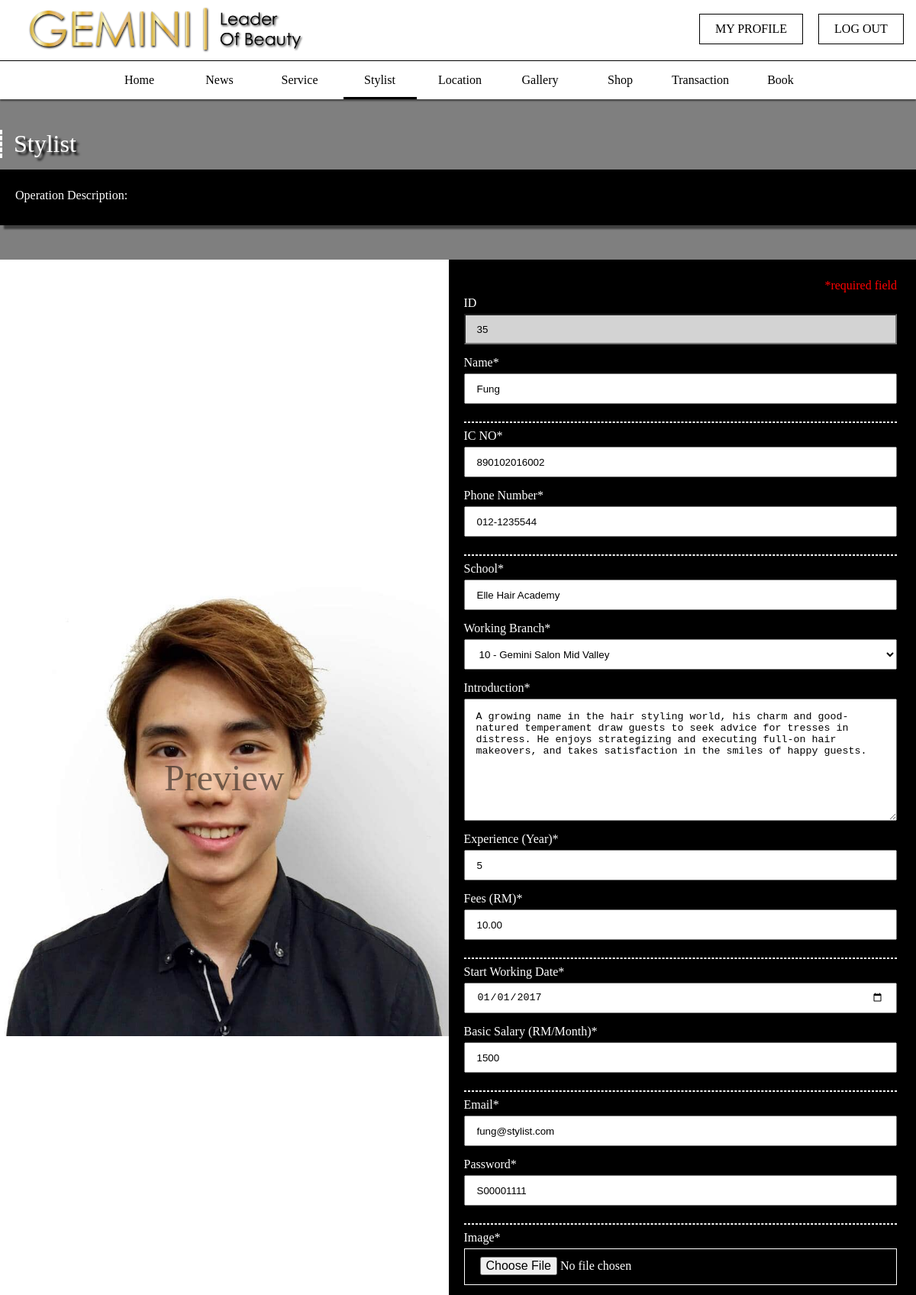
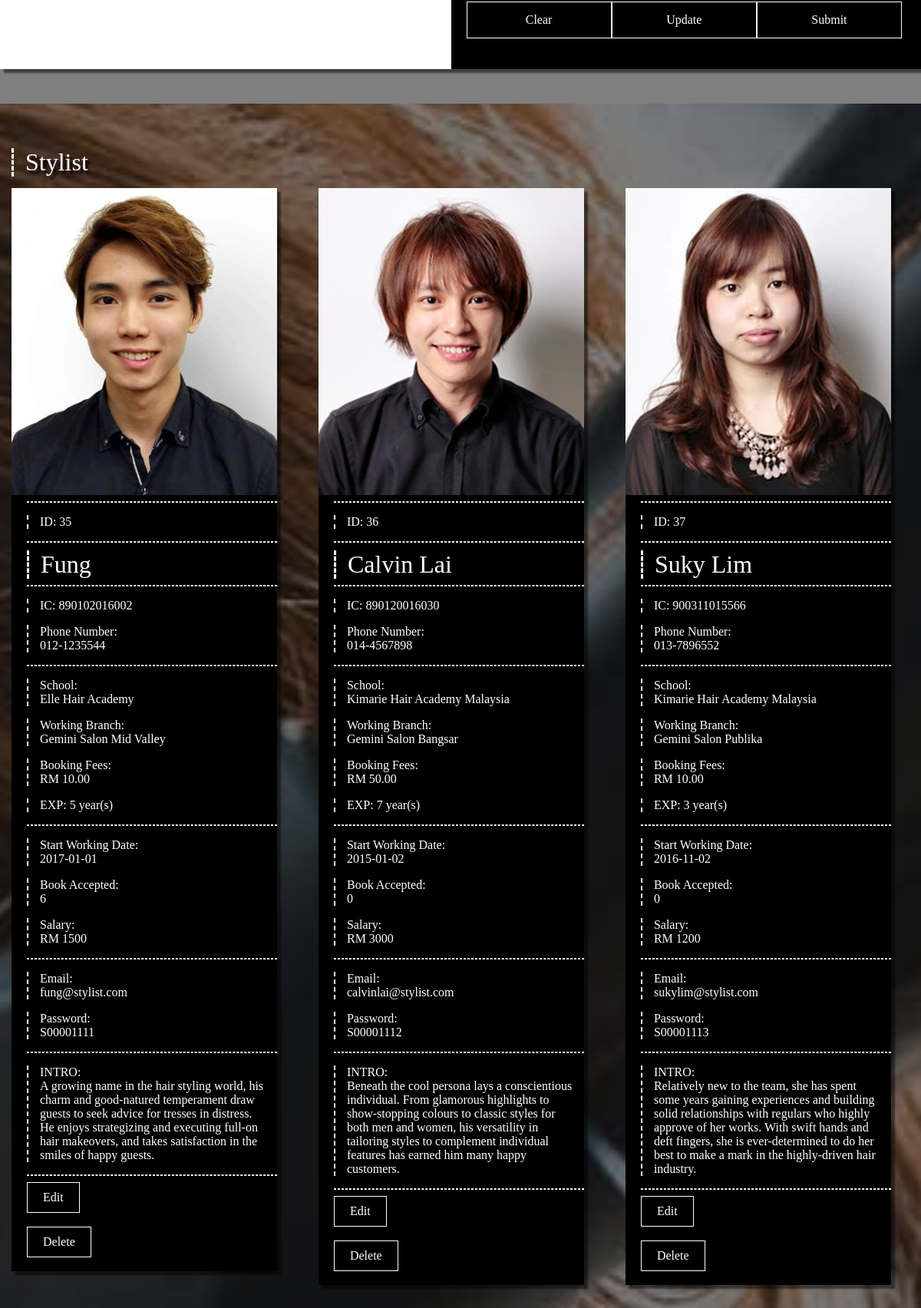
Screenshot of /admin/stylist.php?edit=35 (signed in, upper part) with the database file from the repository (2 pictures, top to bottom).
### tables this page shows
CREATE TABLE `stylist` (
  `stylist_id` int(11) NOT NULL,
  `stylist_ic` varchar(255) NOT NULL,
  `stylist_name` varchar(255) NOT NULL,
  `stylist_school` text NOT NULL,
  `stylist_exp` int(11) NOT NULL,
  `stylist_intro` text NOT NULL,
  `stylist_branch` int(11) DEFAULT NULL,
  `stylist_fees` decimal(6,2) NOT NULL,
  `stylist_img` text NOT NULL
);

CREATE TABLE `user` (
  `user_id` int(11) NOT NULL,
  `stylist_id` int(11) DEFAULT NULL,
  `email` varchar(255) NOT NULL,
  `firstname` varchar(255) NOT NULL,
  `lastname` varchar(255) NOT NULL,
  `password` varchar(255) NOT NULL,
  `access_level` int(11) NOT NULL
);

CREATE TABLE `stylist_detail` (
  `stylist_detail_id` int(11) NOT NULL,
  `salary` int(11) NOT NULL,
  `book_accepted` int(11) NOT NULL,
  `start_date` date NOT NULL,
  `phone_no` varchar(255) NOT NULL,
  `stylist_pass` text NOT NULL,
  `stylist_id` int(11) NOT NULL
);

CREATE TABLE `branch` (
  `branch_id` int(11) NOT NULL,
  `branch_name` text NOT NULL,
  `branch_address` text NOT NULL,
  `branch_phoneNo` varchar(255) NOT NULL,
  `branch_img` text NOT NULL
);

### htdocs/admin/includes/edit_stylist.php (called while the page is built, shortened)
<?php
if (isset($_GET["edit"])) {
	$id=$_GET["edit"];
	$edit_query = "SELECT
					    *
					FROM
					    stylist
					LEFT JOIN branch ON `stylist`.stylist_branch = `branch`.branch_id
					LEFT JOIN stylist_detail ON `stylist`.stylist_id = `stylist_detail`.stylist_id
					LEFT JOIN user ON `stylist`.stylist_id = `user`.stylist_id
					WHERE `stylist`.stylist_id = '$id'
					";
	$edit_result = mysqli_query($connection, $edit_query);
	while ($row = mysqli_fetch_array($edit_result)) {
		$edit_id 	 = $row["stylist_id"];
		$edit_ic 	 = $row["stylist_ic"];
		$edit_name 	 = $row["stylist_name"];
		$edit_school = $row["stylist_school"];
		$edit_exp 	 = $row["stylist_exp"];
		$edit_intro  = $row["stylist_intro"];
		$edit_branch = $row["stylist_branch"];
		$edit_fees 	 = $row["stylist_fees"];
		$edit_img 	 = $row["stylist_img"];
		$edit_phoneNo   = $row["phone_no"];
		$edit_startDate = $row["start_date"];
		$edit_salary    = $row["salary"];
		$edit_email = $row["email"];
		$edit_password = $row["stylist_pass"];
	}
}
?>

### htdocs/admin/stylist.php (the view, shortened to what this page needs)
<?php
require ("../connect_db.php");
?>
<?php
require ("includes/edit_stylist.php");
?>
<form action="" method="post" enctype="multipart/form-data" id="form">
	<div class="container">
		<div class="content">
			<h1 class="heading">Stylist</h1>
			<div class="card">
				<div class="content">
					<label>Operation Description:</label>
				</div>
			</div>
			<div class="card">
				<div class="image" style="background-image: url('<?php echo "img/uploads/stylist/".$edit_img; ?>');" id="preview">
					<span>Preview</span>
				</div>
				<div class="content">
					<label style="color: red; align-self: flex-end;">*required field</label>
					<label class="left">ID</label>
					<input type="number" placeholder="ID, Auto Increment, Read Only" style="background-color: lightgray;" value="<?php echo $edit_id?>" readonly />
					<label>Name*</label>
					<input type="text" name="name" placeholder="Name" value="<?php echo $edit_name ?>" required />
					<hr>
					<label>IC NO*</label>
					<input type="text" name="ic" placeholder="IC NO" value="<?php echo $edit_ic; ?>" required />
					<label>Phone Number*</label>
					<input type="text" name="phoneNo" placeholder="010-1112222" value="<?php echo $edit_phoneNo; ?>" required />
					<hr>
					<label>School*</label>
					<input type="text" name="school" placeholder="School" value="<?php echo $edit_school; ?>" required />
					<label>Working Branch*</label>
					<select name="branch" required>
						<?php
						$get_branch_query = "SELECT * FROM branch";
						$get_branch = mysqli_query($connection, $get_branch_query);
						while ($row = mysqli_fetch_array($get_branch)) {
							$b_id   = $row["branch_id"];
							$b_name = $row["branch_name"];
							?>
							<option value="<?php echo $b_id; ?>" <?php if($edit_branch == $b_id){echo "selected";} ?> >
								<?php echo $b_id." - ".$b_name; ?>
							</option>
							<?php
						}
						?>
					</select>
					<label>Introduction*</label>
					<textarea name="intro" placeholder="Introduction" required><?php echo $edit_intro; ?></textarea>
					<label>Experience (Year)*</label>
					<input type="number" name="exp" placeholder="Year" value="<?php echo $edit_exp; ?>" required />
					<label>Fees (RM)*</label>
					<input type="number" name="fees" placeholder="RM 0.00" step=".01" value="<?php echo $edit_fees; ?>" required />
					<hr>
					<label>Start Working Date*</label>
					<input type="date" name="startDate" value="<?php echo $edit_startDate; ?>" required />
					<label>Basic Salary (RM/Month)*</label>
					<input type="number" name="salary" placeholder="RM 0.00" step=".01" value="<?php echo $edit_salary; ?>" required />
					<hr>
					<label>Email*</label>
					<input type="email" name="email" placeholder="XXXXXX@stylist.com" value="<?php echo $edit_email; ?>" required />
					<label>Password*</label>
					<input type="text" name="password" mixlength="8" placeholder="Password" value="<?php echo $edit_password; ?>" required />
					<hr>
					<label>Image*</label>
					<input type="file" name="fileToUpload" id="fileToUpload" onchange="previewImg()" />
					<div class="button_box">
						<input type="reset" onclick="location.href='stylist.php'" value="Clear" />
						<input type="submit" name="update" value="Update" />
						<input type="submit" name="submit" value="Submit" />
					</div>
				</div>
			</div>
		</div>
	</div>
</form>
<div class="parallax" style="background-image: url('../includes/img/parallax5.jpg');" id="stylist">
	<div class="container">
		<div class="row">
			<div class="col-l-12">
				<h1 class="heading">Stylist</h1>
			</div>
		</div>
		<div class="row">
			<?php
			$query = "SELECT
						    *
						FROM
						    stylist
						LEFT JOIN branch ON `stylist`.stylist_branch = `branch`.branch_id
						LEFT JOIN stylist_detail ON `stylist`.stylist_id = `stylist_detail`.stylist_id
						LEFT JOIN user ON `stylist`.stylist_id = `user`.stylist_id;
					 ";
			$result = mysqli_query($connection, $query);
			while ($row = mysqli_fetch_array($result)) {
				$id 	= $row["stylist_id"];
				$ic 	= $row["stylist_ic"];
				$name 	= $row["stylist_name"];
				$school = $row["stylist_school"];
				$exp 	= $row["stylist_exp"];
				$intro 	= $row["stylist_intro"];
				$branch = $row["branch_name"];
				$fees 	= $row["stylist_fees"];
				$img 	= $row["stylist_img"];
				$phoneNo   = $row["phone_no"];
				$startDate = $row["start_date"];
				$salary    = $row["salary"];
				$bookAccepted = $row["book_accepted"];
				$email = $row["email"];
				$password = $row["stylist_pass"];
			?>
			<div class="col-l-4 col-m-6 col-s-12" id="stylist_card">
				<div class="content center">
					<div class="card">
						<div class="image" style="background-image: url('<?php echo "img/uploads/stylist/".$img; ?>');"></div>
						<div class="content">
							<hr>
							<p>ID: <?php echo $id; ?></p>
							<hr>
							<h1 class="heading"><?php echo $name; ?></h1>
							<hr>
							<p>IC: <?php echo $ic; ?></p>
							<p>Phone Number:<br/><?php echo $phoneNo; ?></p>
							<hr>
							<p>School:<br/><?php echo $school; ?></p>
							<p>Working Branch:<br/><?php echo $branch; ?></p>
							<p>Booking Fees:<br/> RM <?php echo $fees?></p>
							<p>EXP: <?php echo $exp; ?> year(s)</p>
							<hr>
							<p>Start Working Date:<br/><?php echo $startDate; ?></p>
							<p>Book Accepted:<br/> <?php echo $bookAccepted; ?></p>
							<p>Salary:<br/> RM <?php echo $salary; ?></p>
							<hr>
							<p>Email:<br/><?php echo $email; ?></p>
							<p>Password:<br/><?php echo $password; ?></p>
							<hr>
							<p>INTRO:<br/><?php echo $intro; ?></p>
							<hr>
							<a href="stylist.php?edit=<?php echo $id; ?>">Edit</a>
							<br/>
							<a href="stylist.php?delete=<?php echo $id; ?>">Delete</a>
							<br/>
						</div>
					</div>
				</div>
			</div>
			<?php
			}
			?>
		</div>
	</div>
</div>

### rows the page displays
stylist: stylist_img (picture), stylist_id "35", name "Fung", ic "890102016002", phoneNo "012-1235544", school "Elle Hair Academy", branch "10 - Gemini Salon Mid Valley", intro "A growing name in the hair styling world, his charm and good-natured temperament draw guests to seek advice for tresses in distress. He enjoys strategizing and executing full-on hair makeovers, and takes satisfaction in the smiles of happy guests.", exp "5", fees "10.00", startDate "01/01/2017", salary "1500", email "fung@stylist.com", password "S00001111", user.stylist_id "35", stylist_name "Fung", stylist_ic "890102016002", stylist_detail.phone_no "012-1235544", stylist_school "Elle Hair Academy", stylist_branch.branch_name "Gemini Salon Mid Valley", stylist_fees "10.00", stylist_exp "5", stylist_detail.start_date "2017-01-01", stylist_detail.book_accepted "6", stylist_detail.salary "1500", user.email "fung@stylist.com", stylist_detail.stylist_pass "S00001111", stylist_intro "A growing name in the hair styling world, his charm and good-natured temperament draw guests to seek advice for tresses in distress. He enjoys strategizing and executing full-on hair makeovers, and takes satisfaction in the smiles of happy guests."
stylist: stylist_img (picture), user.stylist_id "36", stylist_name "Calvin Lai", stylist_ic "890120016030", stylist_detail.phone_no "014-4567898", stylist_school "Kimarie Hair Academy Malaysia", stylist_branch.branch_name "Gemini Salon Bangsar", stylist_fees "50.00", stylist_exp "7", stylist_detail.start_date "2015-01-02", stylist_detail.book_accepted "0", stylist_detail.salary "3000", user.email "calvinlai@stylist.com", stylist_detail.stylist_pass "S00001112", stylist_intro "Beneath the cool persona lays a conscientious individual. From glamorous highlights to show-stopping colours to classic styles for both men and women, his versatility in tailoring styles to complement individual features has earned him many happy customers."
stylist: stylist_img (picture), user.stylist_id "37", stylist_name "Suky Lim", stylist_ic "900311015566", stylist_detail.phone_no "013-7896552", stylist_school "Kimarie Hair Academy Malaysia", stylist_branch.branch_name "Gemini Salon Publika", stylist_fees "10.00", stylist_exp "3", stylist_detail.start_date "2016-11-02", stylist_detail.book_accepted "0", stylist_detail.salary "1200", user.email "sukylim@stylist.com", stylist_detail.stylist_pass "S00001113", stylist_intro "Relatively new to the team, she has spent some years gaining experiences and building solid relationships with regulars who highly approve of her works. With swift hands and deft fingers, she is ever-determined to do her best to make a mark in the highly-driven hair industry."
